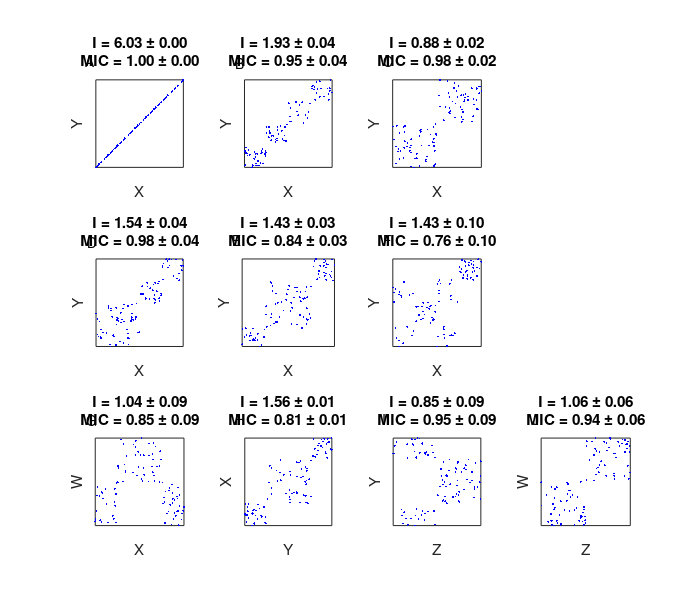

MATLAB code to generate this figure:
%% Creates Fig. S1
clear all
close all
clc

width = 17.8; % 1.5 columns;
height = 15;
font_size = 7;
letter_size = 10;
title_font_size = 8;

% Figure shape and size
figure('units', 'centimeters', 'position', [0 0  width   height], 'paperpositionmode', 'auto')
% Produces a figure 9.0 in by 9.0 in. Shrink 2x to 4.5 in width

% Set display characteristics
tics = [];
title_x = -.2;
title_y = 1.67;
label_x = -.1;
label_y = 1.2;
sparse_color = [.5 .7 1];
dense_color = [0 0 1];
panels = 'ABCDEFGHIJ';
subplots = [1 2 3 5 6 7 9 10 11 12];
num_plots = numel(subplots);

% Load data
load results/figS1_results

% Compute mi and mic stats
mic_means = mean(mic);
mi_means = mean(mi);
mic_stds = std(mic);
mi_stds = std(mic);

% Draw each panel, panel label, and other markup
for n=1:num_plots
    
    subplot(3,4,subplots(n));
    set(gca, 'fontsize', font_size)
    x_label = 'X';
    y_label = 'Y';
    t1 = sprintf('I = %0.2f \\pm %0.2f', mi_means(n), mi_stds(n));
    t2 = sprintf('MIC = %0.2f \\pm %0.2f', mic_means(n), mic_stds(n));
    
    plot(xs(:,n),ys(:,n),'.', 'linewidth', 0.5, 'color', dense_color, 'markersize', 4)
    
    switch n
        case 1,           
            %text(title_x , title_y, 'Increasing noise', 'fontsize', title_font_size)   
            
        case 4,
            %text(title_x , title_y, 'Reparameterization invariance', 'fontsize', title_font_size)   
            
        case 7,
            x_label = 'X';
            y_label = 'W';
            %text(title_x , title_y, 'Data Processing Inequality', 'fontsize', title_font_size)
            
        case 8,
            x_label = 'Y';
            y_label = 'X';
            
        case 9,
            x_label = 'Z';
            y_label = 'Y';
            
        case 10,
            x_label = 'Z';
            y_label = 'W';
            
        otherwise,
    end
    
    set(gca, 'xtick', tics, 'ytick', tics, 'xlim', [0 1], 'ylim', [0 1], 'linewidth', 0.5, 'box', 'on')
    text(label_x , label_y, panels(n), 'fontsize', letter_size )
    axis image
    title({t1, t2})
    xlabel(x_label)
    ylabel(y_label)
end

% Save figure
saveas(gcf, 'figures/figS1.eps', 'epsc')